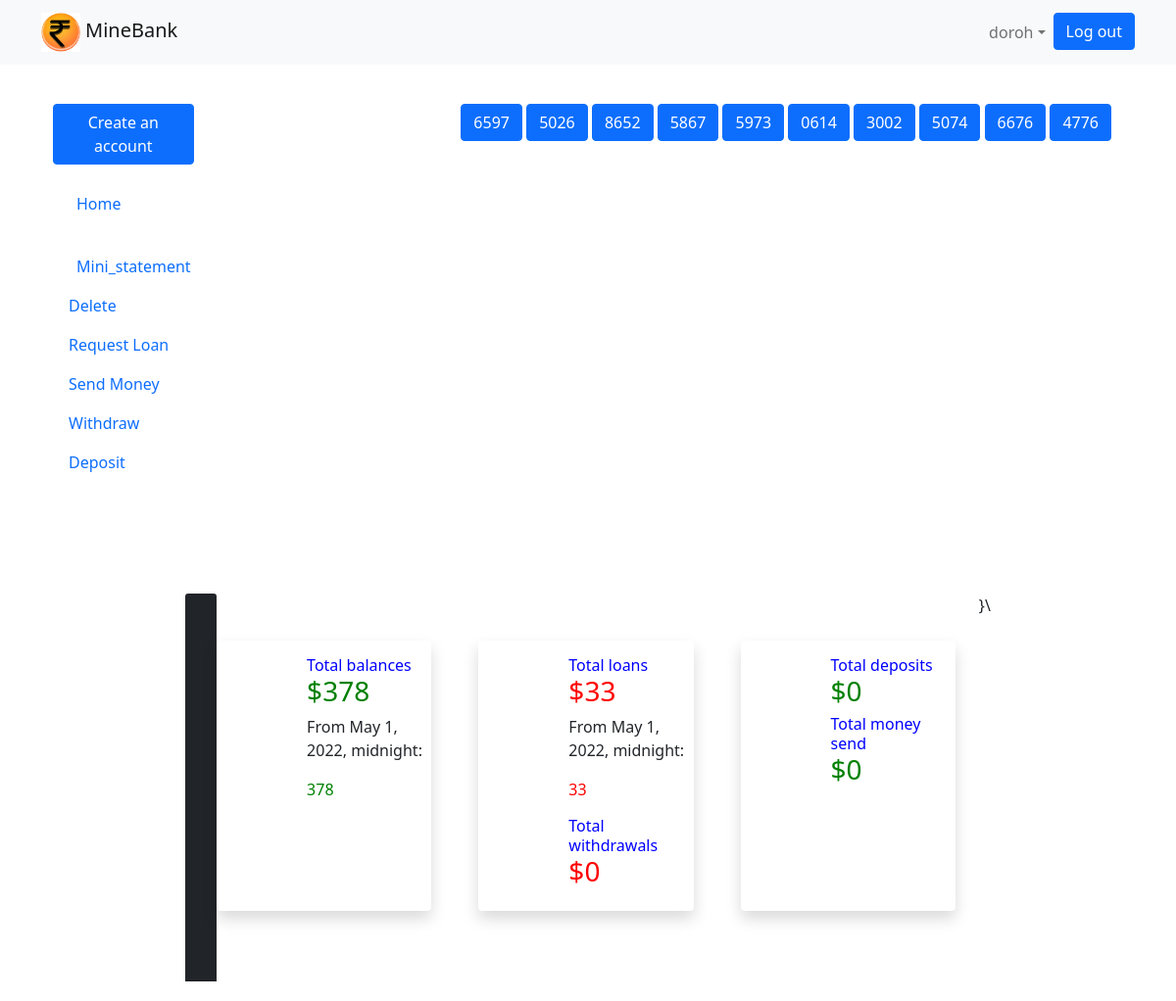
Page /dashboard/6/ (signed in) on the committed database.
### branch/models.py (models this page shows)
class Account(models.Model):
    name = models.CharField(max_length=30, unique=True, default='')
    balance=models.DecimalField( max_digits=12, decimal_places=2)
    customer=models.ForeignKey(Customer, on_delete=models.CASCADE)
    timestamp = models.DateTimeField(auto_now_add = True)
    def __str__(self):
        return self.name

### branch/views.py (the view)
# urls.py: path('dashboard/<int:pk>/',views.dashboard,name='dashboard'),
def dashboard(request,pk):
    account = get_object_or_404(Account, pk=pk)
    accounts = Account.objects.filter(customer__user=request.user)
    print(accounts)
    print(account)
    accounts= Account.objects.filter(customer__user = request.user).order_by('timestamp')
    total_amount = Account.objects.filter(customer__user = request.user).filter(pk=pk).aggregate(sum=Coalesce(Sum ('balance'),Decimal(0)) )
    total_loans = Loan.objects.filter(customer__user = request.user).filter(pk=pk).aggregate(sum=Coalesce(Sum ('amount'),Decimal(0)))
    total_withdraw = Transaction.objects.filter(type='Withdrawal').filter(pk=pk).filter(account__customer__user=request.user).aggregate(sum=Coalesce(Sum ('amount'),Decimal(0)) )
    total_deposited = Transaction.objects.filter(type='Deposit').filter(pk=pk).filter(account__customer__user=request.user).aggregate(sum=Coalesce(Sum ('amount'),Decimal(0)) )
    total_transferred= Transaction.objects.filter(type='Transfer').filter(pk=pk).filter(account__customer__user=request.user).aggregate(sum=Coalesce(Sum ('amount'),Decimal(0)) )
    monthly_withdrawals = Transaction.objects.filter(type='Withdrawal').filter(pk=pk).filter(account__customer__user=request.user).annotate(month=TruncMonth('timestamp')).values('month').annotate(c=Count('id')).annotate(sum=Coalesce(Sum('amount'),Decimal(0))).values('month','sum','c')
    monthly_deposits= Transaction.objects.filter(type='Deposit').filter(pk=pk).filter(account__customer__user=request.user).annotate(month=TruncMonth('timestamp')).values('month').annotate(c=Count('id')).annotate(sum=Coalesce(Sum('amount'),Decimal(0))).values('month','sum','c')
    monthly_transfers= Transaction.objects.filter(type='Transfer').filter(pk=pk).filter(account__customer__user=request.user).annotate(month=TruncMonth('timestamp')).values('month').annotate(c=Count('id')).annotate(sum=Coalesce(Sum('amount'),Decimal(0))).values('month','sum','c')
    loans_monthly = Loan.objects.filter(customer__user = request.user).filter(pk=pk).annotate(month=TruncMonth('timestamp')).values('month').annotate(c=Count('id')).annotate(sum=Coalesce(Sum('amount'),Decimal(0))).values('month','sum','c')
    accounts_monthly = Account.objects.filter(customer__user = request.user).filter(pk=pk).annotate(month=TruncMonth('timestamp')).values('month').annotate(c=Count('id')).annotate(sum=Coalesce(Sum('balance'),Decimal(0))).values('month','sum','c')
    return render(request, 'dashboard.html',{'account':account,"accounts":accounts, "total_withdraw":total_withdraw,"total_transferred":total_transferred, "total_deposited":total_deposited, "loans_monthly":loans_monthly,"monthly_transfers":monthly_transfers, "monthly_deposits":monthly_deposits, "monthly_withdrawals":monthly_withdrawals, "accounts_monthly":accounts_monthly , "total_loans":total_loans, "total_amount":total_amount})

### templates/dashboard.html (shortened to what this page needs)
{% extends 'base.html' %}
{% load static%}
  {% block content%}
  <div class="container d-flex d-flex-column justify-content-center ">
  </div>
{% include 'list.html'%}
<div class="wrapper">
    <div class="sidebar" style="height:auto; width:225px; padding: 20px 0; color:yellow; ">
           <div class="side-navbar active-nav d-flex justify-content-between flex-wrap flex-column" id="sidebar">
            <ul class="nav flex-column text-white w-100">
              <li><a href="{% url 'home'%}" class="nav-link">
                <span class="mx-2">Home</span></a>
              </li>
              {% if account%}
                  <li <span class="mx-2">><a class="nav-link" href="{%url 'statement' account.pk %}">Mini_statement</a></li>
                    <li><a class="nav-link"  href="{%url 'delete' account.pk %}">Delete</a></li>
                      <li><a class="nav-link" href="{%url 'loan' account.pk%}">Request Loan</a></li>
                      <li><a class="nav-link" href="{%url 'send_money' account.pk%}">Send Money </a></li>
                        <li><a class="nav-link" href="{%url 'withdraw' account.pk %}">Withdraw</a></li>
                        <li><a class="nav-link" href="{%url 'deposit' account.pk %}">Deposit</a></li>
                        {%endif%}
              </div>
    </div>
</div>
<main style="margin-top:50px; height:auto; width:auto; padding: 20px 0; "">
  <div class="pt-4 my-container active-cont d-flex justify-content-center">
    <div class="card-header text-white bg-dark py-2 px-3"></div>
    <section class="py-5  " style="height:auto" id="dashboard">
      <div class="row  gx-5 h-100">
          <div class="col-12  col-sm-6 col-xl-4 mb-4">
              <div class="card border-0 h-100  shadow">
                  <div class="card-body  ">
                      <div class=" row d-block d-xl-flex align-items-center">
                          <div class=" col-12 col-xl-7 px-xl-0">
                                  <h2 class="h6 text-gray-400 mb-0" style="color:blue">Total balances</h2>
                                  <h3 class="fw-extrabold mb-2" style="color:green" >${{total_amount.sum}}</h3>
                                  <div class="">
                                    {%for account_monthly  in accounts_monthly %}
                                    <p> From {{account_monthly.month}}:</p>
                                    <p style="color:green" >{{account_monthly.sum}}</p>
                                    {% endfor%}
                              </div>
                          </div>
                      </div>
                  </div>
              </div>
          </div>
          <div class="col-12 col-sm-6 col-xl-4 mb-4">
              <div class="card border-0 h-100 shadow">
                  <div class="card-body">
                      <div class="row d-block d-xl-flex align-items-center">
                          <div class="col-12 col-xl-7 px-xl-0">
                                <h2 class="h6 text-gray-400 mb-0" style="color:blue">Total loans</h2>
                                <h3 class="fw-extrabold mb-2" style="color:red" >${{total_loans.sum}}</h3>
                                <div class="">
                                  {%for loan_monthly  in loans_monthly %}
                                  <p>From {{loan_monthly.month}}:</p>
                                  <p style="color:red" >{{loan_monthly.sum}}</p>
                                  {% endfor%}
                                </div>
                                <h2 class="h6 text-gray-400 mb-0" style="color:blue"> Total withdrawals</h2>
                                <h3 class="fw-extrabold mb-2" style="color:red">${{total_withdraw.sum}}</h3>
                                </div>
                          </div>
                      </div>
                  </div>
              </div>
          <div class="col-12 col-sm-6 col-xl-4 mb-4">
              <div class="card border-0 h-100 shadow">
                  <div class="card-body ">
                      <div class="row d-block d-xl-flex align-items-center">
                          <div class="col-12 col-xl-7 px-xl-0">
                                  <h2 class="h6 text-gray-400 mb-0" style="color:blue"> Total deposits</h2>
                                  <h3 class="fw-extrabold mb-2"  style="color:green">${{total_deposited.sum}}</h3>
                                  <h2 class="h6 text-gray-400 mb-0" style="color:blue"> Total money send</h2>
                                  <h3 class="fw-extrabold mb-2"  style="color:green">${{total_transferred.sum}}</h3>
                          </div>
                      </div>
                  </div>
              </div>
          </div>
      </div>
      </section>
  <a class="btn border-0" id="menu-btn">
  </a>
}\
</div>
</main>
{% endblock%}

### templates/base.html (shortened to what this page needs)
{% load static %}<!doctype html>
<html lang="en">
  <head>
    <link href="https://cdn.jsdelivr.net/npm/bootstrap@5.0.2/dist/css/bootstrap.min.css" rel="stylesheet">
  </head>
  <body>
    {%block body%}
    <header class = "header fixed-top">
      <nav class="navbar navbar-expand-lg navbar-light bg-light">
          <div class="container">
            <a href="{% url 'home' %}" class=" navbar-brand">
              <img src="static/assets/img/logo.jpg" style="height:5vh" alt="">
              <span>MineBank</span>
            </a>
          <div class="collapse navbar-collapse" id="navbarResponsive">
          {% if user.is_authenticated%}
            <ul class="navbar-nav ms-auto">
              <li class="nav-item active">
                  <li class="nav-item">
                      <a class="nav-item nav-link dropdown-toggle mr-md-2" href="#" id="userMenu" data-toggle="dropdown" aria-haspopup="true" aria-expanded="false">{{user.username}}</a>
                  </li>
                  <li class="nav-item">
                        <a class="btn btn-primary ml-auto"href="{% url 'account_logout' %}">Log out</a>
                      </li>
                    </li>
                </ul>
              </div>
            </div>
          {% endif%}
  </nav>
</header>
  <div class="container">
  {% block content %}{% endblock %}
  </div>
      {% endblock body%}
  </body>
</html>

### templates/list.html (shortened to what this page needs)
{% extends 'base.html' %}
{% block content %}
<div class="Sidebar active-nav d-flex justify-content-center flex-wrap flex-column" id="sidebar">
 <ul class="nav flex-column text-white w-100">
   <a href="#" class="nav-link h3 text-white my-2">
     </a>
<div class=" d-flex mt-3">
    <a href="{% url 'create'%}" class="btn btn-primary ">Create an account</a>
<div class="container d-flex justify-content-center ms-auto">
   <ul class="navbar-nav ms-auto">
     <li class="nav-item active">
         <li class="nav-item">
           {%for account in accounts%}
           <a class="btn btn-primary" href="{% url 'dashboard' account.pk%}">{{account}}</a>
           {%endfor%}
             </li>
       </ul>
</div>
</div>
{% endblock%}

### rows in the picture
Account: name "6597"
Account: name "5026"
Account: name "8652"
Account: name "5867"
Account: name "5973"
Account: name "0614"
Account: name "3002"
Account: name "5074"
Account: name "6676"
Account: name "4776"

### other values in the picture
{{ user.username }} "doroh"
{{ total_amount.sum }} "378"
{{ account_monthly.month }} "May 1, 2022, midnight"
{{ account_monthly.sum }} "378"
{{ total_loans.sum }} "33"
{{ loan_monthly.month }} "May 1, 2022, midnight"
{{ loan_monthly.sum }} "33"
{{ total_withdraw.sum }} "0"
{{ total_deposited.sum }} "0"
{{ total_transferred.sum }} "0"
